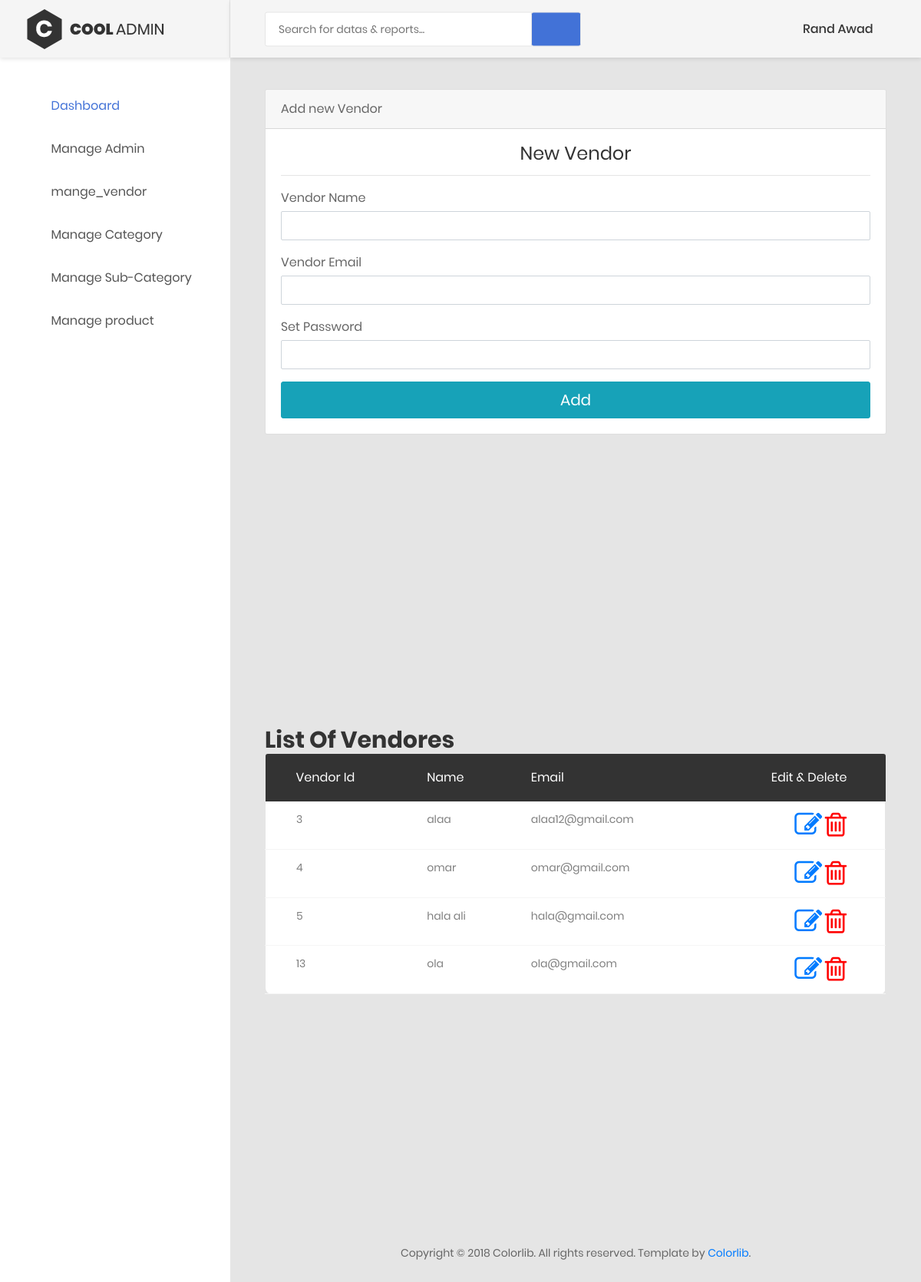
Page /admain/manage_vendor.php (signed in) on the committed database.
### tables this page shows
CREATE TABLE `vendor` (
  `vendor_id` int(10) NOT NULL,
  `vendor_email` varchar(50) NOT NULL,
  `vendor_pass` varchar(50) NOT NULL,
  `fullname` varchar(50) NOT NULL
);

### admain/manage_vendor.php (the view, shortened to what this page needs)
<?php
include ('../includes/admain-header.php');
include ('../config/db.php');
?>
<div class="main-content">
                <div class="section__content section__content--p30">
                    <div class="container-fluid">
                        <div class="row">
                            <div class="col-lg-12">
                                <div class="card">
                                    <div class="card-header">Add new Vendor</div>
                                    <div class="card-body">
                                        <div class="card-title">
                                            <h3 class="text-center title-2">New Vendor</h3>
                                        </div>
                                        <hr>
                                        <form action="" method="post"  enctype="multipart/form-data">
                                            <div class="form-group">
                                                <label for="cc-payment" class="control-label mb-1">Vendor Name</label>
                                                <input  name="vname" required  id="cc-name" type="text"  class="form-control"  value="<?php if(isset($_GET['idediet'])){echo $v['fullname'] ;}?> " >
                                            </div>
                                          <div class="form-group has-success">
                                             <label for="cc-name" class="control-label mb-1">Vendor Email </label>
                                            <input type="email" id="cc-id" name="vemail"   class="form-control cc-name valid" value="<?php if(isset($_GET['idediet'])){echo $v['vendor_email'] ;}?>" required="">
                                               </div>
                                               <div class="form-group">
                                                <label for="cc-payment" class="control-label mb-1" required>Set Password</label>
                                            <input  id="cc-pass" name="pass" type="password" class="form-control"   value="<?php if(isset($_GET['idediet'])){echo $v['vendor_pass'] ;}?>"required>
                                            </div>
                                            <div>
                                                <button id="payment-button" type="submit" class="btn btn-lg btn-info btn-block" name="submit" style="
                                                    <?php
                                                    if(isset($_GET['idediet'])) echo 'display:none;';
                                                    else echo 'display: block;';
                                                         ?>
                                                         ">
                                                    <span id="payment-button-amount">Add</span>
                                                </button>
                                            </div>
                                        </form>
                                    </div>
                                </div>
                            </div>
</div>
</div>
</div>
</div>
<div class="main-content">
                <div class="section__content section__content--p30">
                    <div class="container-fluid">
                      <div class="row m-t-30">
                            <div class="col-md-12">
                                <div class="table-responsive m-b-40">
                                    <table class="table table-borderless table-data3">
                                        <h2>List Of Vendores</h2>
                                        <thead>
                                            <tr>
                                                <th>Vendor id</th>
                                                <th>Name</th>
                                                <th>Email</th>
                                                <th>Edit & Delete</th>
                                            </tr>
                                        </thead>
                                        <tbody>
                                        <?php
                                            $query="SELECT * FROM vendor";
                                            $result=mysqli_query($conn,$query);
                                            while($vendor= mysqli_fetch_assoc($result)){
                                         echo ' <tr>';
                                         echo  "<td>{$vendor['vendor_id']}</td>";
                                         echo "<td>{$vendor['fullname']}</td>";
                                         echo "<td>{$vendor['vendor_email']}</td>";
                                         echo  "<td><a href='manage_vendor.php?idediet={$vendor['vendor_id']}'><i class='fa fa-edit' style='font-size:36px'></i></a>
                                                    <a href='manage_vendor.php?iddelete={$vendor['vendor_id']}'><i class='fa fa-trash-o' style='font-size:36px;color:red'></a></i>
                                         </td>";
                                          echo  '</tr>';
                                            }
                                            ?>
                                        </tbody>
                                    </table>
                                </div>
                            </div>
                        </div>
</div>
</div>
</div>
<?php
include ('../includes/admain-footer.php');
?>

### rows in the picture
vendor: vendor_id "3", fullname "alaa", vendor_email "alaa12@gmail.com"
vendor: vendor_id "4", fullname "omar", vendor_email "omar@gmail.com"
vendor: vendor_id "5", fullname "hala ali", vendor_email "hala@gmail.com"
vendor: vendor_id "13", fullname "ola", vendor_email "ola@gmail.com"

### other values in the picture
$_SESSION['adname'] "Rand Awad"
